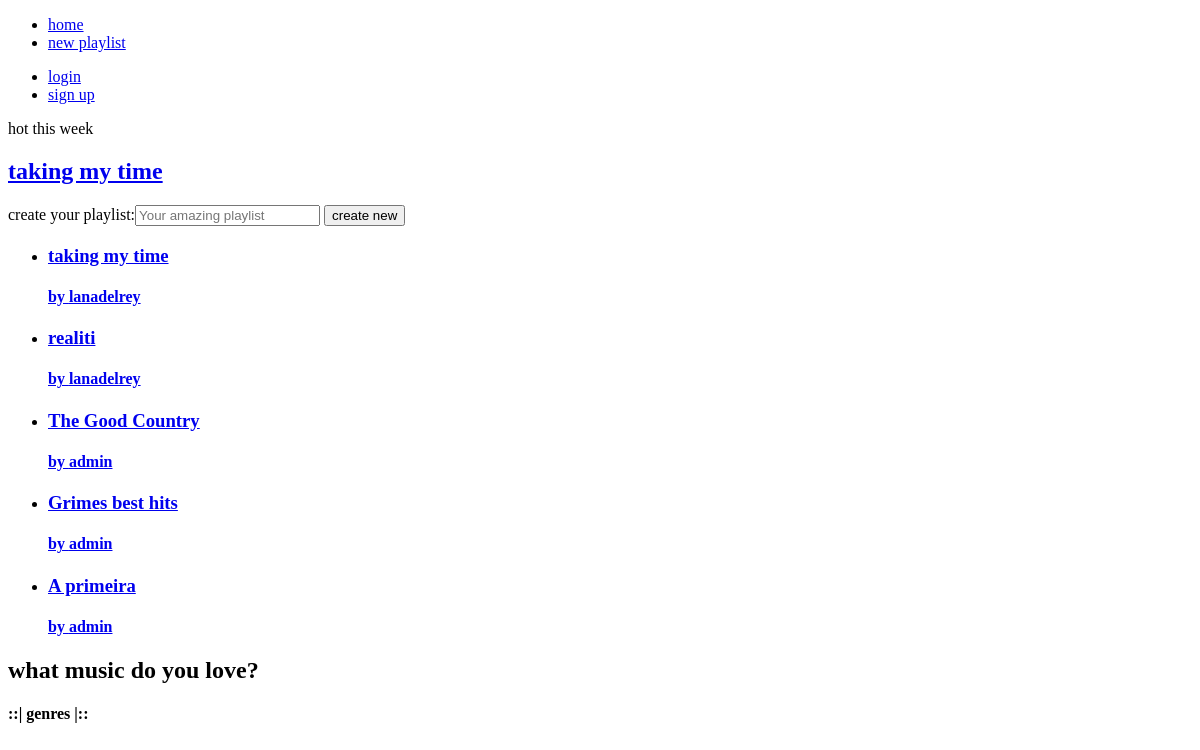
The app's page /, older data.
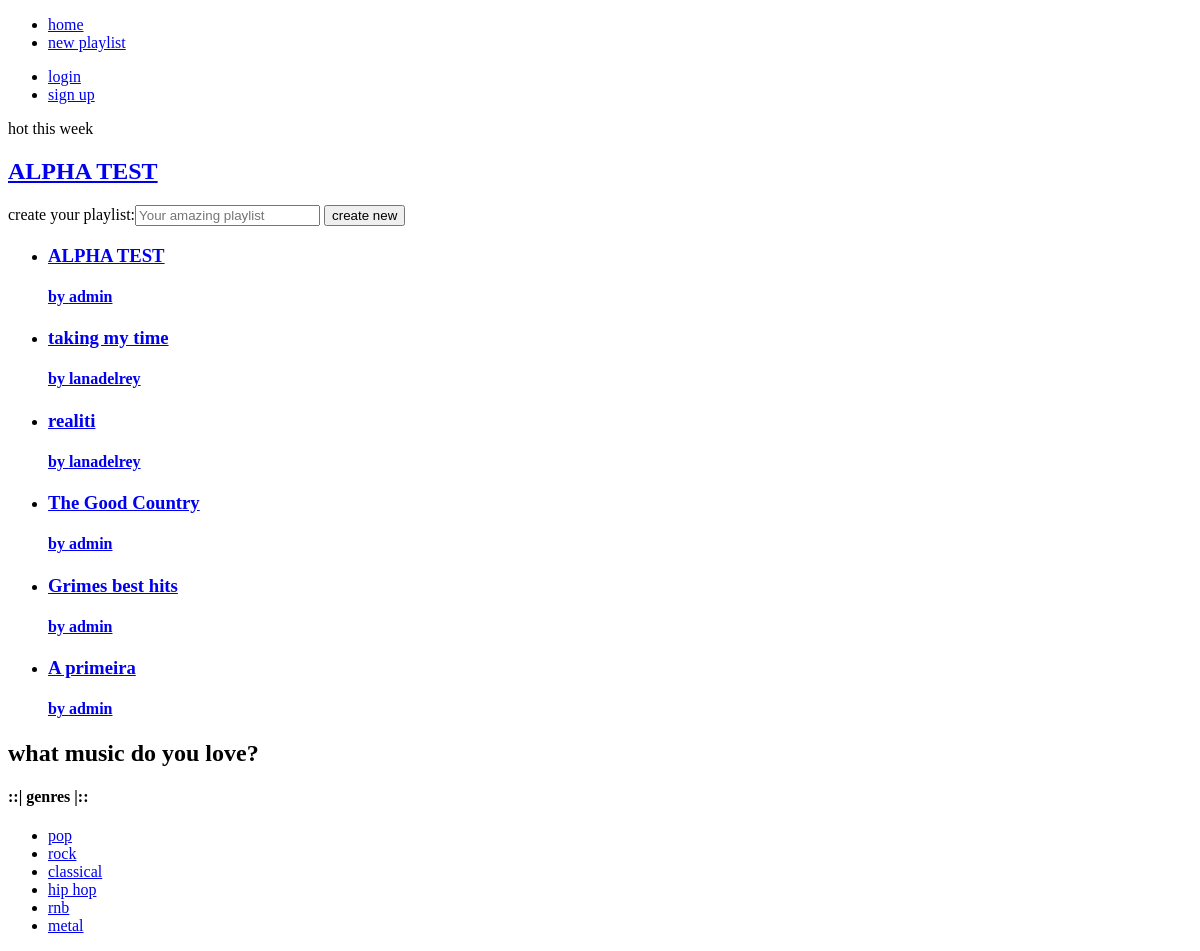
The same page, newer data.
### playlists/models.py (models this page shows, shortened)
class Playlist(models.Model):
    title = models.CharField(max_length=50)
    user = models.ForeignKey(User, on_delete=models.CASCADE)
    songs = models.ManyToManyField(Song)
    genres = models.ManyToManyField(Genre)
    description = models.TextField(default="")
    date_created = models.DateTimeField(default=timezone.now)
    def __str__(self):
        return self.title

class Genre(models.Model):
    name = models.CharField(max_length=50)

### playlists/views.py (the view)
# urls.py: path('',views.PlaylistIndex.as_view(), name='playlists-index'),
class PlaylistIndex(ListView):
    model = Playlist
    queryset = Playlist.objects.order_by('-date_created')
    def get_context_data(self, **kwargs):
        context = super().get_context_data(**kwargs)
        context['form'] = NewPlaylist()
        context['genres'] = Genre.objects.all()
        return context

### playlists/forms.py
class NewPlaylist(forms.Form):
    title = forms.CharField(
        label="create your playlist",
        max_length=120,  widget= forms.TextInput(
            attrs={'placeholder':'Your amazing playlist'}
        )
    )

### templates/playlists/playlist_list.html (shortened to what this page needs)
{% extends "../layout.html" %}
{% block content %}
<div class="playlists-home">
    <section class="display">
        <div class="display-jenny">
            <div class="display-jackie">
                <span>hot this week</span>
                <a href="{% url 'playlists-detail' object_list.first.pk %}"><h1> {{object_list.first}}</h1></a>
            </div>
        </div>
    </section>
    <section class="catalog">
        <div class="catalog-list">
            <div class="catalog-create">
                <form action="{% url 'playlists-create' %}" method="post">
                    {{form}}
                    <input type="submit" value="create new">
                </form>
            </div>
            <ul>
                {% for p in object_list.all%}
                <li>
                    <h3><a href="{% url 'playlists-detail' p.pk %}">{{p.title}}</a></h3>
                    <a href="{% url 'playlists-user-list' p.user.username %}"><h4>by {{p.user.username}}</h4></a>
                </li>
                {% endfor %}
            </ul>
        </div>
        <div class="catalog-sidebar">
                <div class="header">
                    <h2>what music do you love?</h2>
                </div>
                <div class="content">
                    <h4>::| genres |::</h4>
                    <ul>
                        {%for g in genres%}
                            <li><a href="{% url 'playlists-genre-list' g.name %}">{{g.name}}</a></li>
                        {%endfor%}
                    </ul>
                </div>
            </div>
        </div>
</div>
{% endblock %}

Row changes from the older to the newer data that the page shows:
added Playlist: first "ALPHA TEST", title "ALPHA TEST", user.username "admin"
added Genre: name "pop"
added Genre: name "rock"
added Genre: name "classical"
added Genre: name "hip hop"
added Genre: name "rnb"
added Genre: name "metal"
Text that changed along with them:
{{ object_list.first }}: "taking my time" → "ALPHA TEST"
